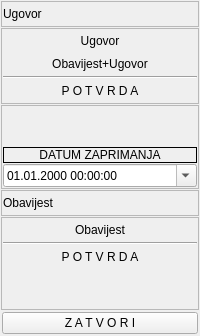
          <widget class="QFrame" name="frame_13">
           <property name="frameShape">
            <enum>QFrame::NoFrame</enum>
           </property>
           <property name="frameShadow">
            <enum>QFrame::Raised</enum>
           </property>
           <layout class="QVBoxLayout" name="verticalLayout_4">
            <property name="spacing">
             <number>1</number>
            </property>
            <property name="leftMargin">
             <number>1</number>
            </property>
            <property name="topMargin">
             <number>1</number>
            </property>
            <property name="rightMargin">
             <number>1</number>
            </property>
            <property name="bottomMargin">
             <number>1</number>
            </property>
            <item>
             <widget class="QFrame" name="frame_23">
              <property name="sizePolicy">
               <sizepolicy hsizetype="Preferred" vsizetype="Maximum">
                <horstretch>0</horstretch>
                <verstretch>0</verstretch>
               </sizepolicy>
              </property>
              <property name="frameShape">
               <enum>QFrame::StyledPanel</enum>
              </property>
              <property name="frameShadow">
               <enum>QFrame::Raised</enum>
              </property>
              <layout class="QHBoxLayout" name="horizontalLayout_6">
               <property name="spacing">
                <number>1</number>
               </property>
               <property name="leftMargin">
                <number>1</number>
               </property>
               <property name="topMargin">
                <number>1</number>
               </property>
               <property name="rightMargin">
                <number>1</number>
               </property>
               <property name="bottomMargin">
                <number>1</number>
               </property>
               <item>
                <widget class="QLabel" name="label_9">
                 <property name="text">
                  <string>Ugovor</string>
                 </property>
                </widget>
               </item>
               <item>
                <widget class="QPushButton" name="pushButton_2">
                 <property name="sizePolicy">
                  <sizepolicy hsizetype="Maximum" vsizetype="Fixed">
                   <horstretch>0</horstretch>
                   <verstretch>0</verstretch>
                  </sizepolicy>
                 </property>
                 <property name="cursor">
                  <cursorShape>PointingHandCursor</cursorShape>
                 </property>
                 <property name="text">
                  <string/>
                 </property>
                 <property name="icon">
                  <iconset resource="../../resources/DonatForm.qrc">
                   <normaloff>:/InDonat/Forms/images/ig_menuGreenUp.gif</normaloff>:/InDonat/Forms/images/ig_menuGreenUp.gif</iconset>
                 </property>
                 <property name="iconSize">
                  <size>
                   <width>16</width>
                   <height>24</height>
                  </size>
                 </property>
                 <property name="flat">
                  <bool>true</bool>
                 </property>
                </widget>
               </item>
              </layout>
             </widget>
            </item>
            <item>
             <widget class="QFrame" name="frame_27">
              <property name="frameShape">
               <enum>QFrame::StyledPanel</enum>
              </property>
              <property name="frameShadow">
               <enum>QFrame::Raised</enum>
              </property>
              <layout class="QVBoxLayout" name="verticalLayout_5">
               <property name="spacing">
                <number>1</number>
               </property>
               <property name="leftMargin">
                <number>1</number>
               </property>
               <property name="topMargin">
                <number>1</number>
               </property>
               <property name="rightMargin">
                <number>1</number>
               </property>
               <property name="bottomMargin">
                <number>1</number>
               </property>
               <item>
                <widget class="QPushButton" name="m_btnUgovor">
                 <property name="cursor">
                  <cursorShape>PointingHandCursor</cursorShape>
                 </property>
                 <property name="text">
                  <string>Ugovor</string>
                 </property>
                 <property name="icon">
                  <iconset resource="../../resources/DonatForm.qrc">
                   <normaloff>:/InDonat/Forms/images/print.gif</normaloff>:/InDonat/Forms/images/print.gif</iconset>
                 </property>
                 <property name="flat">
                  <bool>true</bool>
                 </property>
                </widget>
               </item>
               <item>
                <widget class="QPushButton" name="m_btnUgovorObavijest">
                 <property name="cursor">
                  <cursorShape>PointingHandCursor</cursorShape>
                 </property>
                 <property name="text">
                  <string>Obavijest+Ugovor</string>
                 </property>
                 <property name="icon">
                  <iconset resource="../../resources/DonatForm.qrc">
                   <normaloff>:/InDonat/Forms/images/print.gif</normaloff>:/InDonat/Forms/images/print.gif</iconset>
                 </property>
                 <property name="flat">
                  <bool>true</bool>
                 </property>
                </widget>
               </item>
               <item>
                <widget class="Line" name="line">
                 <property name="orientation">
                  <enum>Qt::Horizontal</enum>
                 </property>
                </widget>
               </item>
               <item>
                <widget class="QPushButton" name="btnProtvrdaUgovora">
                 <property name="cursor">
                  <cursorShape>PointingHandCursor</cursorShape>
                 </property>
                 <property name="text">
                  <string>P O T V R D A</string>
                 </property>
                 <property name="icon">
                  <iconset resource="../../resources/DonatForm.qrc">
                   <normaloff>:/InDonat/Forms/images/OK.gif</normaloff>:/InDonat/Forms/images/OK.gif</iconset>
                 </property>
                 <property name="flat">
                  <bool>true</bool>
                 </property>
                </widget>
               </item>
              </layout>
             </widget>
            </item>
            <item>
             <widget class="QFrame" name="frame_22">
              <property name="frameShape">
               <enum>QFrame::StyledPanel</enum>
              </property>
              <property name="frameShadow">
               <enum>QFrame::Raised</enum>
              </property>
              <layout class="QVBoxLayout" name="verticalLayout_19">
               <property name="spacing">
                <number>1</number>
               </property>
               <property name="leftMargin">
                <number>1</number>
               </property>
               <property name="topMargin">
                <number>1</number>
               </property>
               <property name="rightMargin">
                <number>1</number>
               </property>
               <property name="bottomMargin">
                <number>1</number>
               </property>
               <item>
                <spacer name="verticalSpacer_2">
                 <property name="orientation">
                  <enum>Qt::Vertical</enum>
                 </property>
                 <property name="sizeHint" stdset="0">
                  <size>
                   <width>20</width>
                   <height>40</height>
                  </size>
                 </property>
                </spacer>
               </item>
               <item>
                <widget class="QLabel" name="label_10">
                 <property name="sizePolicy">
                  <sizepolicy hsizetype="Preferred" vsizetype="Preferred">
                   <horstretch>0</horstretch>
                   <verstretch>0</verstretch>
                  </sizepolicy>
                 </property>
                 <property name="frameShape">
                  <enum>QFrame::Box</enum>
                 </property>
                 <property name="text">
                  <string>DATUM ZAPRIMANJA</string>
                 </property>
                 <property name="alignment">
                  <set>Qt::AlignCenter</set>
                 </property>
                </widget>
               </item>
               <item>
                <widget class="QDateTimeEdit" name="m_dateDatumZaprimanja">
                 <property name="displayFormat">
                  <string>dd.MM.yyyy hh:mm:ss</string>
                 </property>
                 <property name="calendarPopup">
                  <bool>true</bool>
                 </property>
                </widget>
               </item>
              </layout>
             </widget>
            </item>
            <item>
             <widget class="QFrame" name="frame_24">
              <property name="sizePolicy">
               <sizepolicy hsizetype="Preferred" vsizetype="Maximum">
                <horstretch>0</horstretch>
                <verstretch>0</verstretch>
               </sizepolicy>
              </property>
              <property name="frameShape">
               <enum>QFrame::StyledPanel</enum>
              </property>
              <property name="frameShadow">
               <enum>QFrame::Raised</enum>
              </property>
              <layout class="QHBoxLayout" name="horizontalLayout_7">
               <property name="spacing">
                <number>1</number>
               </property>
               <property name="leftMargin">
                <number>1</number>
               </property>
               <property name="topMargin">
                <number>1</number>
               </property>
               <property name="rightMargin">
                <number>1</number>
               </property>
               <property name="bottomMargin">
                <number>1</number>
               </property>
               <item>
                <widget class="QLabel" name="label_11">
                 <property name="text">
                  <string>Obavijest</string>
                 </property>
                </widget>
               </item>
               <item>
                <widget class="QPushButton" name="pushButton_6">
                 <property name="sizePolicy">
                  <sizepolicy hsizetype="Maximum" vsizetype="Fixed">
                   <horstretch>0</horstretch>
                   <verstretch>0</verstretch>
                  </sizepolicy>
                 </property>
                 <property name="cursor">
                  <cursorShape>PointingHandCursor</cursorShape>
                 </property>
                 <property name="text">
                  <string/>
                 </property>
                 <property name="icon">
                  <iconset resource="../../resources/DonatForm.qrc">
                   <normaloff>:/InDonat/Forms/images/ig_menuGreenUp.gif</normaloff>:/InDonat/Forms/images/ig_menuGreenUp.gif</iconset>
                 </property>
                 <property name="iconSize">
                  <size>
                   <width>16</width>
                   <height>24</height>
                  </size>
                 </property>
                 <property name="flat">
                  <bool>true</bool>
                 </property>
                </widget>
               </item>
              </layout>
             </widget>
            </item>
            <item>
             <widget class="QFrame" name="frame_26">
              <property name="frameShape">
               <enum>QFrame::StyledPanel</enum>
              </property>
              <property name="frameShadow">
               <enum>QFrame::Raised</enum>
              </property>
              <layout class="QVBoxLayout" name="verticalLayout_20">
               <property name="spacing">
                <number>1</number>
               </property>
               <property name="leftMargin">
                <number>1</number>
               </property>
               <property name="topMargin">
                <number>1</number>
               </property>
               <property name="rightMargin">
                <number>1</number>
               </property>
               <property name="bottomMargin">
                <number>1</number>
               </property>
               <item>
                <widget class="QPushButton" name="m_btnObavijest">
                 <property name="cursor">
                  <cursorShape>PointingHandCursor</cursorShape>
                 </property>
                 <property name="text">
                  <string>Obavijest</string>
                 </property>
                 <property name="icon">
                  <iconset resource="../../resources/DonatForm.qrc">
                   <normaloff>:/InDonat/Forms/images/print.gif</normaloff>:/InDonat/Forms/images/print.gif</iconset>
                 </property>
                 <property name="flat">
                  <bool>true</bool>
                 </property>
                </widget>
               </item>
               <item>
                <widget class="Line" name="line_2">
                 <property name="orientation">
                  <enum>Qt::Horizontal</enum>
                 </property>
                </widget>
               </item>
               <item>
                <widget class="QPushButton" name="m_btnPotvrdaObavijesti">
                 <property name="cursor">
                  <cursorShape>PointingHandCursor</cursorShape>
                 </property>
                 <property name="text">
                  <string>P O T V R D A</string>
                 </property>
                 <property name="icon">
                  <iconset resource="../../resources/DonatForm.qrc">
                   <normaloff>:/InDonat/Forms/images/OK.gif</normaloff>:/InDonat/Forms/images/OK.gif</iconset>
                 </property>
                 <property name="flat">
                  <bool>true</bool>
                 </property>
                </widget>
               </item>
               <item>
                <spacer name="verticalSpacer_3">
                 <property name="orientation">
                  <enum>Qt::Vertical</enum>
                 </property>
                 <property name="sizeHint" stdset="0">
                  <size>
                   <width>20</width>
                   <height>40</height>
                  </size>
                 </property>
                </spacer>
               </item>
              </layout>
             </widget>
            </item>
            <item>
             <widget class="QFrame" name="frame_25">
              <property name="sizePolicy">
               <sizepolicy hsizetype="Preferred" vsizetype="Maximum">
                <horstretch>0</horstretch>
                <verstretch>0</verstretch>
               </sizepolicy>
              </property>
              <property name="frameShape">
               <enum>QFrame::NoFrame</enum>
              </property>
              <property name="frameShadow">
               <enum>QFrame::Raised</enum>
              </property>
              <layout class="QHBoxLayout" name="horizontalLayout_8">
               <property name="spacing">
                <number>1</number>
               </property>
               <property name="leftMargin">
                <number>1</number>
               </property>
               <property name="topMargin">
                <number>1</number>
               </property>
               <property name="rightMargin">
                <number>1</number>
               </property>
               <property name="bottomMargin">
                <number>1</number>
               </property>
               <item>
                <widget class="QPushButton" name="m_btnZatvori">
                 <property name="cursor">
                  <cursorShape>PointingHandCursor</cursorShape>
                 </property>
                 <property name="text">
                  <string>Z A T V O R I</string>
                 </property>
                 <property name="icon">
                  <iconset resource="../../resources/DonatForm.qrc">
                   <normaloff>:/InDonat/Forms/images/CLOSE.GIF</normaloff>:/InDonat/Forms/images/CLOSE.GIF</iconset>
                 </property>
                </widget>
               </item>
              </layout>
             </widget>
            </item>
           </layout>
          </widget>
